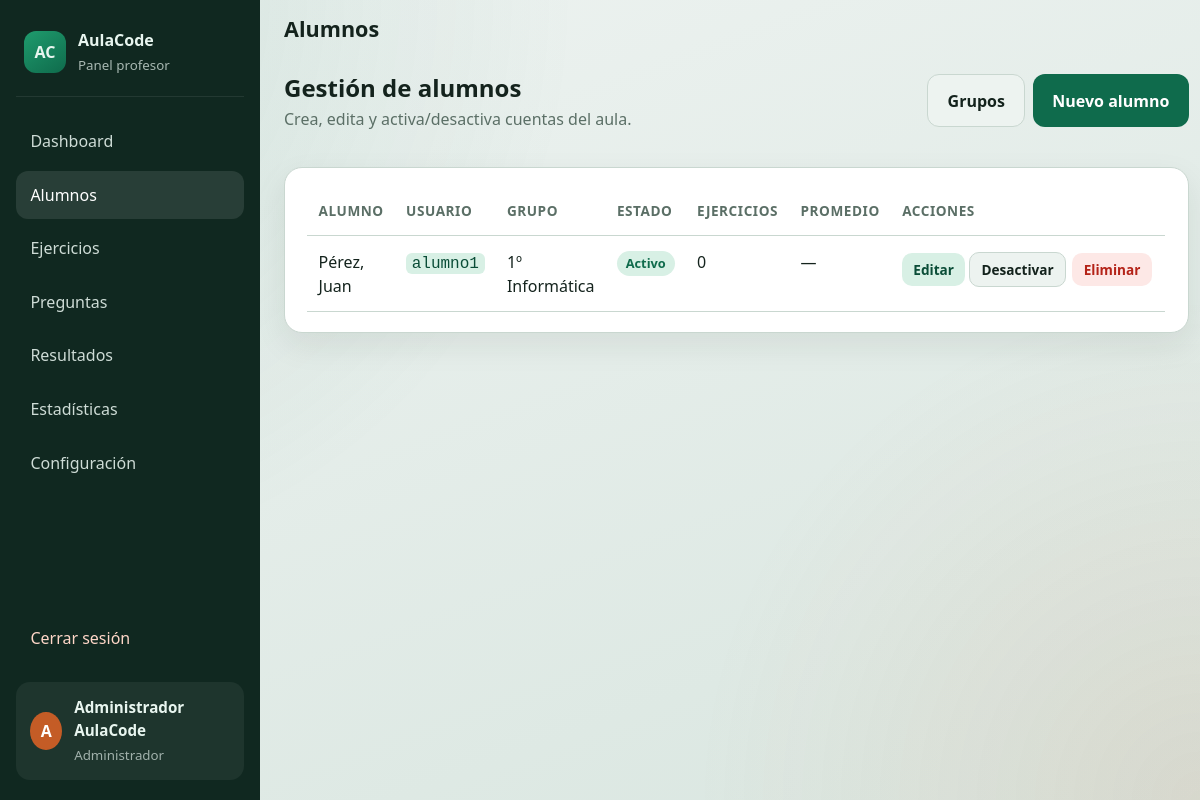
The app's page /admin/alumnos.php (signed in) with its own data.
### tables this page shows
CREATE TABLE `usuarios` (
  `id` INT UNSIGNED NOT NULL AUTO_INCREMENT,
  `nombre` VARCHAR(100) NOT NULL,
  `apellidos` VARCHAR(150) NOT NULL,
  `usuario` VARCHAR(80) NOT NULL,
  `password` VARCHAR(255) NOT NULL,
  `rol` ENUM('ADMIN','ALUMNO') NOT NULL DEFAULT 'ALUMNO',
  `grupo_id` INT UNSIGNED NULL DEFAULT NULL,
  `estado` TINYINT(1) NOT NULL DEFAULT 1 COMMENT '1=activo, 0=inactivo',
  `ultimo_acceso` DATETIME NULL DEFAULT NULL,
  `creado_en` DATETIME NOT NULL DEFAULT CURRENT_TIMESTAMP,
  `actualizado_en` DATETIME NULL DEFAULT NULL ON UPDATE CURRENT_TIMESTAMP,
  PRIMARY KEY (`id`),
  UNIQUE KEY `uk_usuarios_usuario` (`usuario`),
  KEY `idx_usuarios_rol` (`rol`),
  KEY `idx_usuarios_grupo` (`grupo_id`),
  CONSTRAINT `fk_usuarios_grupo`
    FOREIGN KEY (`grupo_id`) REFERENCES `grupos` (`id`)
    ON UPDATE CASCADE ON DELETE SET NULL
);

CREATE TABLE `grupos` (
  `id` INT UNSIGNED NOT NULL AUTO_INCREMENT,
  `nombre` VARCHAR(100) NOT NULL,
  `descripcion` VARCHAR(255) NULL DEFAULT NULL,
  `activo` TINYINT(1) NOT NULL DEFAULT 1,
  `creado_en` DATETIME NOT NULL DEFAULT CURRENT_TIMESTAMP,
  PRIMARY KEY (`id`),
  UNIQUE KEY `uk_grupos_nombre` (`nombre`)
);

### includes/functions.php (called while the page is built, shortened)
<?php
function e(?string $value): string
{
    return htmlspecialchars((string) $value, ENT_QUOTES | ENT_SUBSTITUTE, 'UTF-8');
}
function url(string $path = ''): string
{
    $path = ltrim($path, '/');
    return BASE_PATH . ($path !== '' ? '/' . $path : '');
}
function format_percent(?float $value): string
{
    if ($value === null) {
        return '—';
    }
    return number_format($value, 1, ',', '.') . '%';
}

### admin/alumnos.php (the view, shortened to what this page needs)
<?php
$pdo = db();
$sql = "SELECT u.id, u.nombre, u.apellidos, u.usuario, u.estado, u.grupo_id,
               g.nombre AS grupo_nombre,
               (SELECT COUNT(*) FROM intentos i WHERE i.usuario_id = u.id) AS total_ejercicios,
               (SELECT AVG(r.porcentaje)
                  FROM resultados r
                  INNER JOIN intentos i ON i.id = r.intento_id
                 WHERE i.usuario_id = u.id) AS promedio
        FROM usuarios u
        LEFT JOIN grupos g ON g.id = u.grupo_id
        WHERE u.rol = 'ALUMNO'
        ORDER BY u.apellidos, u.nombre";
$alumnos = $pdo->query($sql)->fetchAll();
require_once __DIR__ . '/../includes/header.php';
?>
<section class="toolbar">
    <div>
        <h2>Gestión de alumnos</h2>
        <p>Crea, edita y activa/desactiva cuentas del aula.</p>
    </div>
    <div class="toolbar-actions">
        <a class="btn btn-secondary" href="<?= e(url('admin/grupos.php')) ?>">Grupos</a>
        <a class="btn btn-primary" href="<?= e(url('admin/alumno_form.php')) ?>">Nuevo alumno</a>
    </div>
</section>
<section class="panel">
    <div class="table-wrap">
        <table class="data-table">
            <thead>
                <tr>
                    <th>Alumno</th>
                    <th>Usuario</th>
                    <th>Grupo</th>
                    <th>Estado</th>
                    <th>Ejercicios</th>
                    <th>Promedio</th>
                    <th>Acciones</th>
                </tr>
            </thead>
            <tbody>
            <?php if (!$alumnos): ?>
                <tr><td colspan="7" class="empty-cell">No hay alumnos registrados.</td></tr>
            <?php else: ?>
                <?php foreach ($alumnos as $a): ?>
                <tr>
                    <td><?= e($a['apellidos'] . ', ' . $a['nombre']) ?></td>
                    <td><code><?= e($a['usuario']) ?></code></td>
                    <td><?= e($a['grupo_nombre'] ?? '—') ?></td>
                    <td>
                        <span class="badge <?= (int)$a['estado'] === 1 ? 'badge-success' : 'badge-muted' ?>">
                            <?= (int)$a['estado'] === 1 ? 'Activo' : 'Inactivo' ?>
                        </span>
                    </td>
                    <td><?= (int) $a['total_ejercicios'] ?></td>
                    <td><?= e(format_percent($a['promedio'] !== null ? (float)$a['promedio'] : null)) ?></td>
                    <td class="actions">
                        <a class="btn btn-small" href="<?= e(url('admin/alumno_form.php?id=' . (int)$a['id'])) ?>">Editar</a>
                        <form method="post" action="<?= e(url('admin/alumno_accion.php')) ?>" class="inline-form">
                            <button type="submit" class="btn btn-small btn-secondary">
                                <?= (int)$a['estado'] === 1 ? 'Desactivar' : 'Activar' ?>
                            </button>
                        </form>
                        <form method="post" action="<?= e(url('admin/alumno_accion.php')) ?>" class="inline-form" onsubmit="return confirm('¿Eliminar este alumno?');">
                            <button type="submit" class="btn btn-small btn-danger">Eliminar</button>
                        </form>
                    </td>
                </tr>
                <?php endforeach; ?>
            <?php endif; ?>
            </tbody>
        </table>
    </div>
</section>
<?php require_once __DIR__ . '/../includes/footer.php'; ?>

### assets/css/style.css (style rules this page uses)
:root { --bg: #eef3f1; --bg-deep: #d9e6e0; --surface: #ffffff; --ink: #14231d; --muted: #5b6f66; --line: #c9d7d0; --brand: #0f6b4c; --brand-dark: #0a4d37; --brand-soft: #d8f0e5; --accent: #c45c26; --accent-soft: #f8e6dc; --danger: #b42318; --danger-soft: #fde8e6; --success: #0f6b4c; --success-soft: #d8f0e5; --warning: #9a6700; --warning-soft: #fff4d6; --shadow: 0 12px 32px rgba(20, 35, 29, 0.08); --radius: 18px; --sidebar-w: 260px; --font-display: "Segoe UI", "Trebuchet MS", sans-serif; --font-body: "Segoe UI", "Candara", sans-serif; }
*, *::before, *::after { box-sizing: border-box; }
html, body { margin: 0; padding: 0; min-height: 100%; }
body { font-family: var(--font-body); color: var(--ink); background: radial-gradient(circle at top left, rgba(15, 107, 76, 0.12), transparent 40%), radial-gradient(circle at bottom right, rgba(196, 92, 38, 0.10), transparent 35%), linear-gradient(160deg, var(--bg), var(--bg-deep)); line-height: 1.5; }
a { color: var(--brand); text-decoration: none; }
h1, h2, h3, h4 { font-family: var(--font-display); margin: 0 0 0.5rem; line-height: 1.2; }
p { margin: 0 0 1rem; color: var(--muted); }
code { font-family: Consolas, "Courier New", monospace; background: var(--brand-soft); padding: 0.1rem 0.35rem; border-radius: 6px; color: var(--brand-dark); }
.stat-card, .panel { background: var(--surface); border: 1px solid var(--line); border-radius: var(--radius); box-shadow: var(--shadow); }
.panel { padding: 1.25rem 1.4rem; }
.btn { display: inline-flex; align-items: center; justify-content: center; gap: 0.4rem; border: 0; border-radius: 12px; padding: 0.85rem 1.2rem; font: inherit; font-weight: 600; cursor: pointer; transition: transform 0.12s ease, background 0.12s ease; }
.btn-primary { background: var(--brand); color: #fff; }
.toolbar { display: flex; justify-content: space-between; align-items: flex-start; gap: 1rem; margin: 0.75rem 0 1.25rem; flex-wrap: wrap; }
.toolbar h2 { margin-bottom: 0.25rem; }
.toolbar-actions { display: flex; gap: 0.5rem; flex-wrap: wrap; }
.table-wrap { overflow-x: auto; }
.data-table { width: 100%; border-collapse: collapse; min-width: 720px; }
.data-table th, .data-table td { text-align: left; padding: 0.85rem 0.7rem; border-bottom: 1px solid var(--line); vertical-align: top; }
.data-table th { font-size: 0.85rem; text-transform: uppercase; letter-spacing: 0.04em; color: var(--muted); }
.data-table .actions { white-space: nowrap; }
.inline-form { display: inline-block; margin: 0.15rem 0.15rem 0.15rem 0; }
.btn-small { padding: 0.4rem 0.7rem; font-size: 0.85rem; border-radius: 10px; background: var(--brand-soft); color: var(--brand-dark); }
.btn-secondary { background: #edf3f0; color: var(--ink); border: 1px solid var(--line); }
.btn-danger { background: var(--danger-soft); color: var(--danger); }
.badge { display: inline-block; padding: 0.2rem 0.55rem; border-radius: 999px; background: #edf3f0; font-size: 0.8rem; font-weight: 600; }
.badge-success, .badge-publicado { background: var(--success-soft); color: var(--success); }

### records on screen
usuarios: apellidos+nombre "Pérez, Juan", usuario "alumno1", grupo.nombre "1º Informática", estado "Activo", total_ejercicios "0", promedio "—"

### other values on screen
APP_NAME "AulaCode"
mb_substr($fullName, 0, 1) "A"
$fullName "Administrador AulaCode"
$pageTitle "Alumnos"
